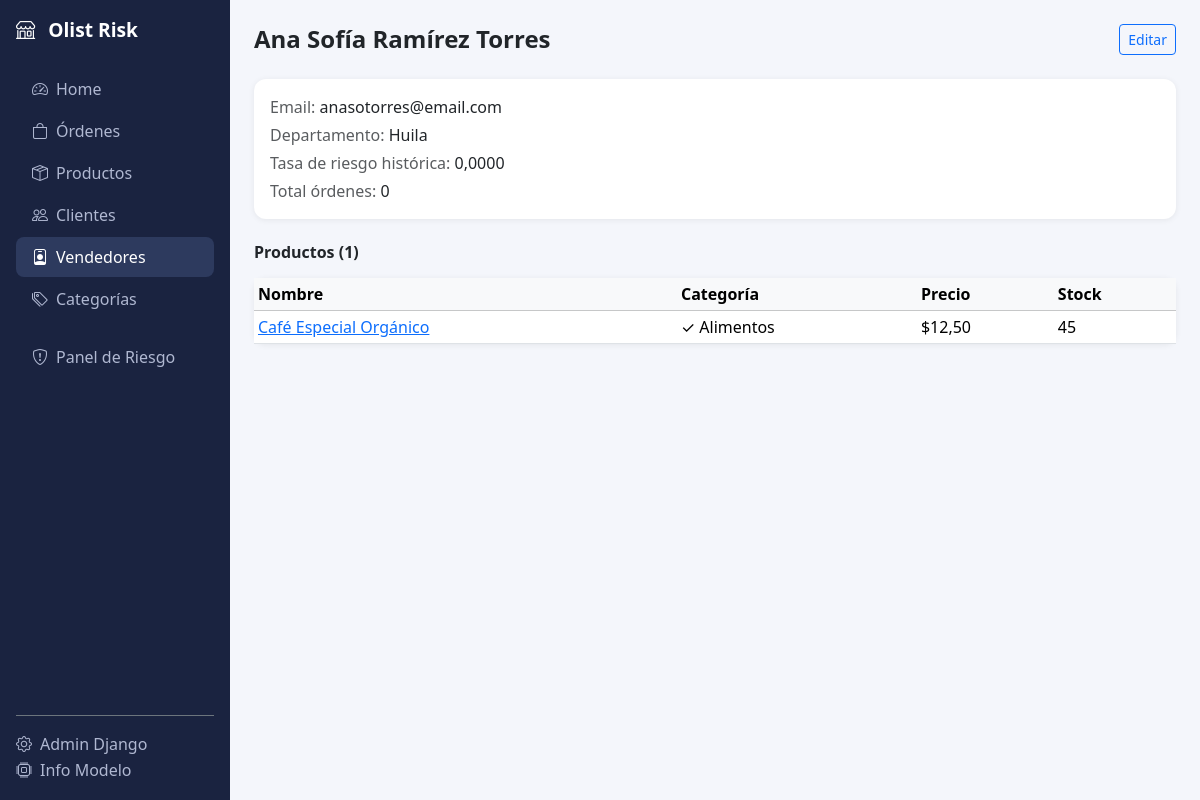
The page /vendedores/24/ on the database as committed earlier.
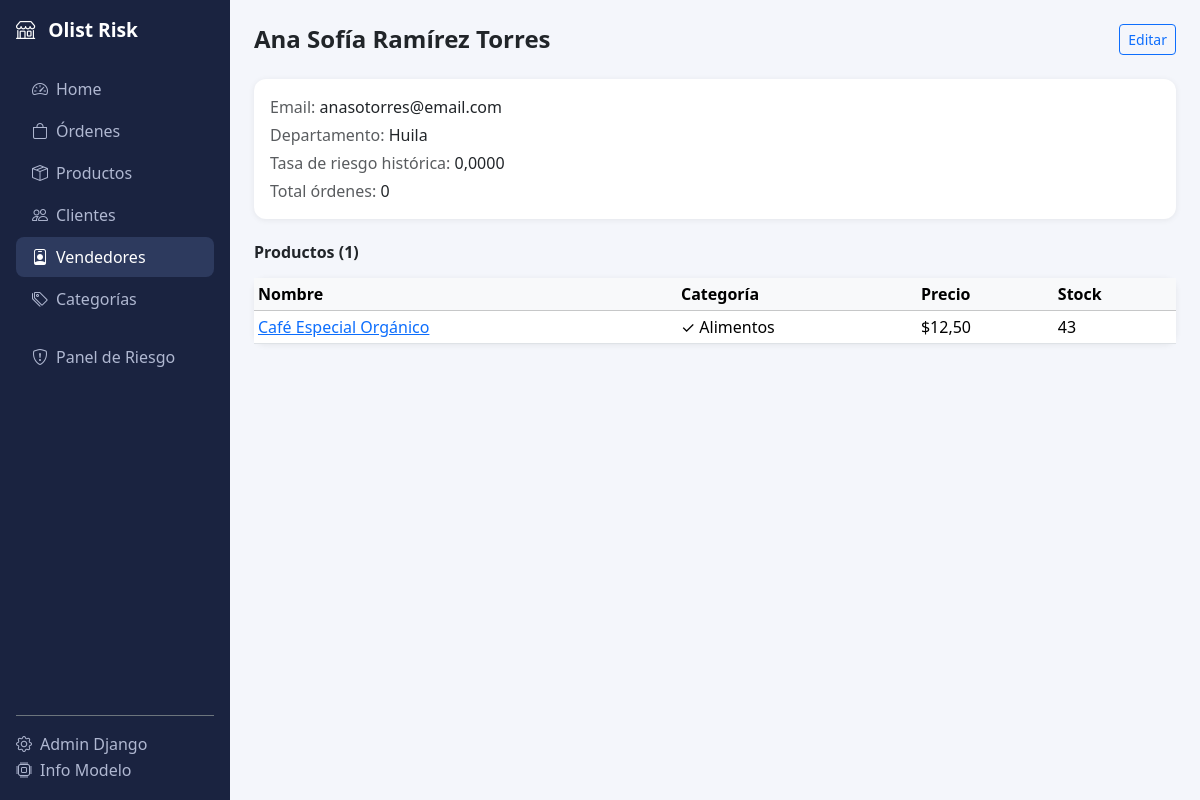
The same page on the database as committed later.
### marketplace/models.py (models this page shows, shortened)
class Product(models.Model):
    seller        = models.ForeignKey(Seller, on_delete=models.CASCADE, related_name="products", verbose_name="Vendedor")
    category      = models.ForeignKey(Category, on_delete=models.SET_NULL, null=True, blank=True, related_name="products", verbose_name="Categoría")
    name          = models.CharField(max_length=300, verbose_name="Nombre")
    description   = models.TextField(blank=True)
    price         = models.DecimalField(max_digits=12, decimal_places=2, verbose_name="Precio")
    freight_value = models.DecimalField(max_digits=10, decimal_places=2, default=0, verbose_name="Flete")
    stock         = models.PositiveIntegerField(default=0)
    created_at    = models.DateTimeField(auto_now_add=True)
    class Meta:
        verbose_name        = "Producto"
        verbose_name_plural = "Productos"

class Category(models.Model):
    name         = models.CharField(max_length=120, unique=True, verbose_name="Nombre")
    risk_rate    = models.FloatField(default=0.0, help_text="Tasa histórica de riesgo (0-1)")
    is_high_risk = models.BooleanField(default=False)
    updated_at   = models.DateTimeField(auto_now=True)
    class Meta:
        verbose_name        = "Categoría"
        verbose_name_plural = "Categorías"
        ordering            = ["name"]
    def __str__(self):
        flag = "⚠️" if self.is_high_risk else "✓"
        return f"{flag} {self.name}"

### marketplace/views.py (the view)
# urls.py: path("vendedores/<int:pk>/",          views.seller_detail,       name="seller_detail"),
def seller_detail(request, pk):
    seller   = get_object_or_404(Seller, pk=pk)
    products = seller.products.all()
    return render(request, "marketplace/seller_detail.html", {"seller": seller, "products": products})

### marketplace/templates/marketplace/seller_detail.html (shortened to what this page needs)
{% extends "marketplace/base.html" %}
{% block content %}
<div class="d-flex justify-content-between align-items-center mb-4">
  <h4 class="fw-bold mb-0">{{ seller.name }}</h4>
  <a href="{% url 'marketplace:seller_edit' seller.pk %}" class="btn btn-outline-primary btn-sm">Editar</a>
</div>
<div class="card p-3 mb-4">
  <p class="mb-1"><span class="text-muted">Email:</span> {{ seller.email }}</p>
  <p class="mb-1"><span class="text-muted">Departamento:</span> {{ seller.get_seller_state_display }}</p>
  <p class="mb-1"><span class="text-muted">Tasa de riesgo histórica:</span> {{ seller.historic_risk_rate|floatformat:4 }}</p>
  <p class="mb-0"><span class="text-muted">Total órdenes:</span> {{ seller.total_orders_count }}</p>
</div>
<h6 class="fw-bold mb-3">Productos ({{ products.count }})</h6>
<div class="card">
  <table class="table table-sm mb-0">
    <thead class="table-light"><tr><th>Nombre</th><th>Categoría</th><th>Precio</th><th>Stock</th></tr></thead>
    <tbody>
      {% for p in products %}
      <tr>
        <td><a href="{% url 'marketplace:product_detail' p.pk %}">{{ p.name }}</a></td>
        <td>{{ p.category|default:"—" }}</td>
        <td>${{ p.price }}</td>
        <td>{{ p.stock }}</td>
      </tr>
      {% empty %}
      <tr><td colspan="4" class="text-muted text-center">Sin productos.</td></tr>
      {% endfor %}
    </tbody>
  </table>
</div>
{% endblock %}

Rows that differ between the two databases and show on the page:
changed Product "Café Especial Orgánico": stock "45" → "43"
